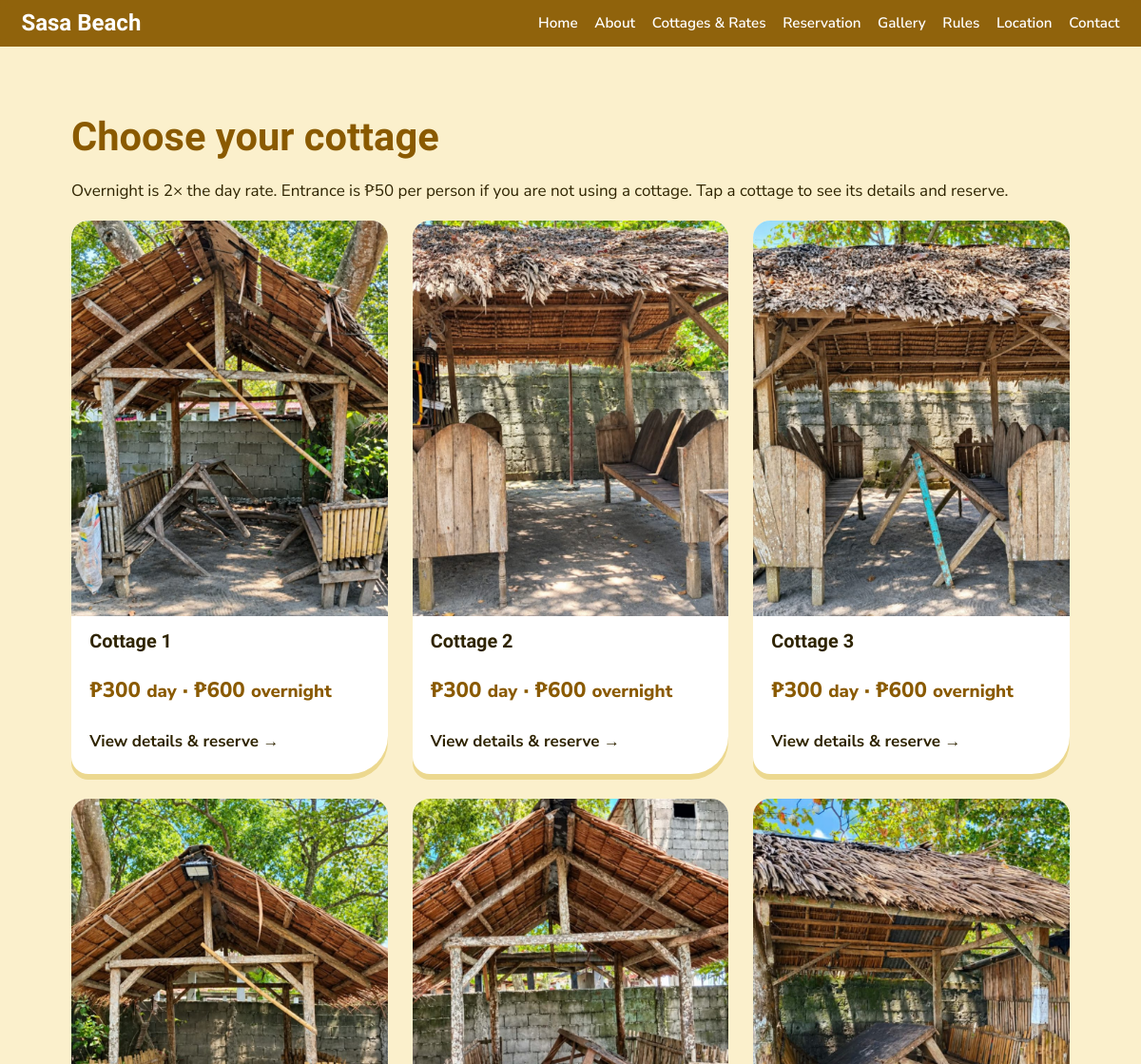
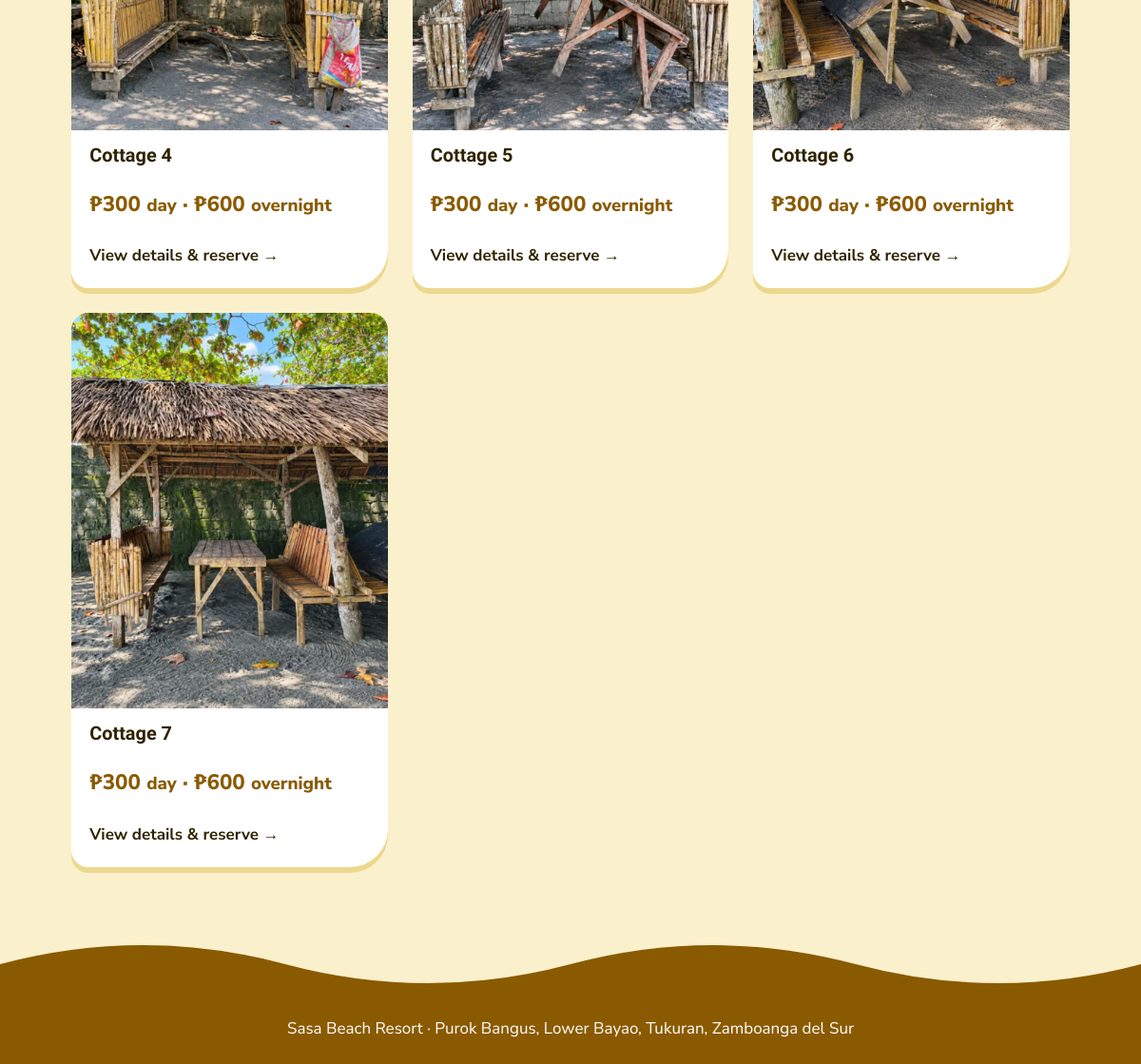
The page /frontend/cottages.php on the database its author committed (2 pictures, top to bottom).
### tables this page shows
CREATE TABLE settings(k VARCHAR(50) PRIMARY KEY,v VARCHAR(255));

CREATE TABLE cottages(id INT AUTO_INCREMENT PRIMARY KEY,cottage_no INT UNIQUE,name VARCHAR(80),capacity INT DEFAULT 15,price DECIMAL(8,2) DEFAULT 300,status ENUM('available','maintenance') DEFAULT 'available',description VARCHAR(255),amenities VARCHAR(255),image VARCHAR(100));

### backend/config.php (called while the page is built, shortened)
<?php
$pdo=new PDO('mysql:host=localhost;dbname=sasa_resort;charset=utf8mb4','root','',[PDO::ATTR_ERRMODE=>PDO::ERRMODE_EXCEPTION,PDO::ATTR_DEFAULT_FETCH_MODE=>PDO::FETCH_ASSOC]);
$pdo->exec("INSERT IGNORE INTO settings VALUES('overnight_multiplier','2'),('ewallet_name','GCash'),('ewallet_number',''),('ewallet_holder','')");
function e($s){return htmlspecialchars((string)$s,ENT_QUOTES,'UTF-8');}
function setting($k){global $pdo;$s=$pdo->prepare('SELECT v FROM settings WHERE k=?');$s->execute([$k]);return $s->fetchColumn();}
function mult(){$v=(float)setting('overnight_multiplier');return $v>0?$v:2;}
function cname($x){return $x['name']?:'Cottage '.$x['cottage_no'];}
function cimg($x,$b=''){return file_exists(__DIR__.'/../frontend/uploads/cottages/'.$x['image'])?$b.'uploads/cottages/'.$x['image']:$b.'img/'.$x['image'];}

### frontend/cottages.php (the view)
<?php $title='Cottages & Rates – Sasa Beach Resort'; include 'inc/header.php'; $c=$pdo->query('SELECT * FROM cottages ORDER BY cottage_no')->fetchAll();?>
<section id="choose"><div class="wrap"><h2>Choose your cottage</h2><p>Overnight is <?=mult()?>× the day rate. Entrance is ₱<?=e(setting('entrance_fee'))?> per person if you are not using a cottage. Tap a cottage to see its details and reserve.</p><div class="cols">
<?php foreach($c as $x):?><a class="card" href="cottage.php?id=<?=$x['id']?>"><img src="<?=e(cimg($x))?>" alt="<?=e(cname($x))?>"><div><h3><?=e(cname($x))?></h3><p class="price">₱<?=number_format($x['price'])?> <small>day</small> · ₱<?=number_format($x['price']*mult())?> <small>overnight</small></p><?=$x['status']=='available'?'<b>View details &amp; reserve →</b>':'<span class="pill">Under maintenance</span>'?></div></a><?php endforeach;?>
</div></div></section><?php include 'inc/footer.php';

### frontend/inc/header.php (shortened to what this page needs)
<?php require_once __DIR__ . '/../../backend/config.php';
$base = $base ?? ''; ?><!doctype html>
<html lang="en">
<head>
	<link rel="stylesheet" href="<?= $base ?>css/style.css">
</head>
<body>
	<header class="nav"><a class="brand" href="index.php">Sasa Beach</a><input type="checkbox" id="m">
		<nav>
			<a href="index.php">Home</a><a href="index.php#about">About</a><a href="cottages.php">Cottages &amp; Rates</a><a
				href="cottages.php#choose">Reservation</a><a href="index.php#gallery">Gallery</a><a
				href="index.php#rules">Rules</a><a href="index.php#location">Location</a><a href="index.php#contact">Contact</a>
		</nav>
	</header>

### frontend/inc/footer.php (shortened to what this page needs)
<footer><svg class="wave" viewBox="0 0 1200 60" preserveAspectRatio="none">
		<path d="M0 30q150-40 300 0t300 0 300 0 300 0v30H0z" fill="#8a5a00" />
	</svg>
	<div class="foot">Sasa Beach Resort · Purok Bangus, Lower Bayao, Tukuran, Zamboanga del Sur</div>
</footer>
</body>
</html>

### frontend/css/style.css (style rules this page uses)
:root { --sea: #8a5a00; --lagoon: #f5b700; --foam: #fff4cc; --sand: #fbf0cc; --ink: #2f2400; --sun: #f7b731; --sandDeep: #ecd88f; }
* { box-sizing: border-box; }
body { margin: 0; font: 17px/1.6 "Nunito Sans", system-ui, sans-serif; color: var(--ink); background: var(--sand); }
h1, h2, h3, .brand { font-family: "Bricolage Grotesque", Georgia, sans-serif; line-height: 1.1; margin: 0 0 0.5em; }
h2 { font-size: clamp(1.8rem, 4vw, 2.6rem); color: var(--sea); }
a { color: var(--sea); }
img { max-width: 100%; display: block; }
.nav { position: sticky; top: 0; z-index: 9; display: flex; align-items: center; justify-content: space-between; gap: 1rem; padding: 0.7rem 1.4rem; background: rgba(138, 90, 0, 0.94); backdrop-filter: blur(6px); }
.nav a { color: #fff; text-decoration: none; }
.brand { font-size: 1.5rem; font-weight: 800; margin: 0; }
nav { display: flex; gap: 1.1rem; flex-wrap: wrap; }
nav a { font-weight: 600; font-size: 0.95rem; }
section { padding: 4.5rem 1.4rem; }
.wrap { max-width: 1050px; margin: auto; }
.cols { display: grid; grid-template-columns: repeat(auto-fit, minmax(260px, 1fr)); gap: 1.6rem; }
.card { background: #fff; border-radius: 18px 18px 40px 18px; overflow: hidden; box-shadow: 0 6px 0 var(--sandDeep); }
.card img { aspect-ratio: 4/5; object-fit: cover; width: 100%; }
.card div { padding: 1rem 1.2rem 1.3rem; }
.price { font-weight: 800; font-size: 1.4rem; color: var(--sea); }
footer { background: var(--sand); }
.wave { display: block; width: 100%; height: 60px; }
.foot { background: var(--sea); color: #fff; text-align: center; padding: 1.5rem; }
a.card { display: block; color: inherit; text-decoration: none; transition: transform 0.15s; }

### rows shown on the page
settings: v "2"
settings: v "50"
cottages: image (picture), name "Cottage 1", price "300", $x['price']*mult() "600", status "View details & reserve →"
cottages: image (picture), name "Cottage 2", price "300", $x['price']*mult() "600", status "View details & reserve →"
cottages: image (picture), name "Cottage 3", price "300", $x['price']*mult() "600", status "View details & reserve →"
cottages: image (picture), name "Cottage 4", price "300", $x['price']*mult() "600", status "View details & reserve →"
cottages: image (picture), name "Cottage 5", price "300", $x['price']*mult() "600", status "View details & reserve →"
cottages: image (picture), name "Cottage 6", price "300", $x['price']*mult() "600", status "View details & reserve →"
cottages: image (picture), name "Cottage 7", price "300", $x['price']*mult() "600", status "View details & reserve →"
